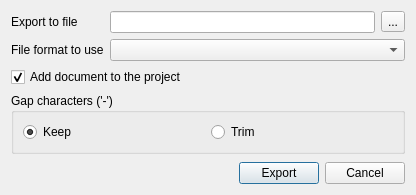
<?xml version="1.0" encoding="UTF-8"?>
<ui version="4.0">
 <class>U2::ExportMSA2SequencesDialog</class>
 <widget class="QDialog" name="U2::ExportMSA2SequencesDialog">
  <property name="geometry">
   <rect>
    <x>0</x>
    <y>0</y>
    <width>416</width>
    <height>195</height>
   </rect>
  </property>
  <property name="windowTitle">
   <string>Convert Alignment to Separate Sequences</string>
  </property>
  <property name="modal">
   <bool>true</bool>
  </property>
  <layout class="QVBoxLayout" name="verticalLayout">
   <item>
    <layout class="QGridLayout" name="gridLayout">
     <item row="0" column="0">
      <widget class="QLabel" name="fileLabel">
       <property name="text">
        <string>Export to file</string>
       </property>
      </widget>
     </item>
     <item row="0" column="1">
      <widget class="QLineEdit" name="fileNameEdit"/>
     </item>
     <item row="0" column="2">
      <widget class="QToolButton" name="fileButton">
       <property name="text">
        <string>...</string>
       </property>
      </widget>
     </item>
     <item row="1" column="0">
      <widget class="QLabel" name="formatLabel">
       <property name="text">
        <string>File format to use</string>
       </property>
      </widget>
     </item>
     <item row="1" column="1" colspan="2">
      <widget class="QComboBox" name="formatCombo"/>
     </item>
    </layout>
   </item>
   <item>
    <widget class="QCheckBox" name="addToProjectBox">
     <property name="text">
      <string>Add document to the project</string>
     </property>
     <property name="checked">
      <bool>true</bool>
     </property>
    </widget>
   </item>
   <item>
    <widget class="QGroupBox" name="gapGroup">
     <property name="title">
      <string>Gap characters ('-')</string>
     </property>
     <layout class="QHBoxLayout" name="horizontalLayout_3">
      <item>
       <widget class="QRadioButton" name="keepGapsRB">
        <property name="text">
         <string>Keep</string>
        </property>
        <property name="checked">
         <bool>true</bool>
        </property>
       </widget>
      </item>
      <item>
       <widget class="QRadioButton" name="trimGapsRB">
        <property name="text">
         <string>Trim</string>
        </property>
       </widget>
      </item>
     </layout>
    </widget>
   </item>
   <item>
    <spacer name="verticalSpacer">
     <property name="orientation">
      <enum>Qt::Vertical</enum>
     </property>
     <property name="sizeHint" stdset="0">
      <size>
       <width>20</width>
       <height>0</height>
      </size>
     </property>
    </spacer>
   </item>
   <item>
    <layout class="QHBoxLayout" name="horizontalLayout_2">
     <item>
      <spacer name="horizontalSpacer">
       <property name="orientation">
        <enum>Qt::Horizontal</enum>
       </property>
       <property name="sizeHint" stdset="0">
        <size>
         <width>40</width>
         <height>20</height>
        </size>
       </property>
      </spacer>
     </item>
     <item>
      <widget class="QPushButton" name="okButton">
       <property name="text">
        <string>Export</string>
       </property>
       <property name="default">
        <bool>true</bool>
       </property>
      </widget>
     </item>
     <item>
      <widget class="QPushButton" name="cancelButton">
       <property name="text">
        <string>Cancel</string>
       </property>
      </widget>
     </item>
    </layout>
   </item>
  </layout>
 </widget>
 <resources/>
 <connections>
  <connection>
   <sender>cancelButton</sender>
   <signal>clicked()</signal>
   <receiver>U2::ExportMSA2SequencesDialog</receiver>
   <slot>reject()</slot>
   <hints>
    <hint type="sourcelabel">
     <x>198</x>
     <y>233</y>
    </hint>
    <hint type="destinationlabel">
     <x>199</x>
     <y>149</y>
    </hint>
   </hints>
  </connection>
  <connection>
   <sender>okButton</sender>
   <signal>clicked()</signal>
   <receiver>U2::ExportMSA2SequencesDialog</receiver>
   <slot>accept()</slot>
   <hints>
    <hint type="sourcelabel">
     <x>115</x>
     <y>233</y>
    </hint>
    <hint type="destinationlabel">
     <x>199</x>
     <y>149</y>
    </hint>
   </hints>
  </connection>
 </connections>
</ui>
